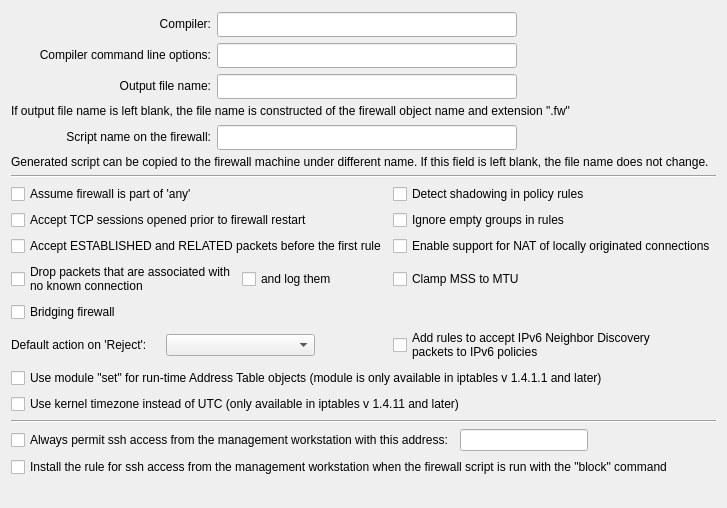
       <widget class="QWidget" name="tab0">
        <attribute name="title">
         <string>Compiler</string>
        </attribute>
        <layout class="QGridLayout" name="gridLayout_10">
         <item row="0" column="0">
          <layout class="QGridLayout" name="gridLayout_7"/>
         </item>
         <item row="1" column="0" colspan="2">
          <layout class="QGridLayout" name="gridLayout_9" columnstretch="5,5,5">
           <item row="1" column="0">
            <widget class="QLabel" name="compilerLabel">
             <property name="text">
              <string>Compiler:</string>
             </property>
             <property name="alignment">
              <set>Qt::AlignRight|Qt::AlignTrailing|Qt::AlignVCenter</set>
             </property>
             <property name="wordWrap">
              <bool>false</bool>
             </property>
            </widget>
           </item>
           <item row="1" column="1">
            <widget class="QLineEdit" name="compiler">
             <property name="minimumSize">
              <size>
               <width>300</width>
               <height>25</height>
              </size>
             </property>
             <property name="maximumSize">
              <size>
               <width>32767</width>
               <height>22</height>
              </size>
             </property>
            </widget>
           </item>
           <item row="2" column="0">
            <widget class="QLabel" name="compilerArgsLabel">
             <property name="sizePolicy">
              <sizepolicy hsizetype="Expanding" vsizetype="Preferred">
               <horstretch>0</horstretch>
               <verstretch>0</verstretch>
              </sizepolicy>
             </property>
             <property name="text">
              <string>Compiler command line options:</string>
             </property>
             <property name="alignment">
              <set>Qt::AlignRight|Qt::AlignTrailing|Qt::AlignVCenter</set>
             </property>
             <property name="wordWrap">
              <bool>false</bool>
             </property>
            </widget>
           </item>
           <item row="2" column="1">
            <widget class="QLineEdit" name="compilerArgs">
             <property name="minimumSize">
              <size>
               <width>0</width>
               <height>25</height>
              </size>
             </property>
             <property name="maximumSize">
              <size>
               <width>32767</width>
               <height>22</height>
              </size>
             </property>
            </widget>
           </item>
           <item row="3" column="0">
            <widget class="QLabel" name="textLabel1_5">
             <property name="sizePolicy">
              <sizepolicy hsizetype="Expanding" vsizetype="Preferred">
               <horstretch>0</horstretch>
               <verstretch>0</verstretch>
              </sizepolicy>
             </property>
             <property name="text">
              <string>Output file name:</string>
             </property>
             <property name="alignment">
              <set>Qt::AlignRight|Qt::AlignTrailing|Qt::AlignVCenter</set>
             </property>
             <property name="wordWrap">
              <bool>true</bool>
             </property>
            </widget>
           </item>
           <item row="3" column="1">
            <widget class="QLineEdit" name="outputFileName">
             <property name="minimumSize">
              <size>
               <width>300</width>
               <height>25</height>
              </size>
             </property>
             <property name="maximumSize">
              <size>
               <width>32767</width>
               <height>22</height>
              </size>
             </property>
            </widget>
           </item>
           <item row="1" column="2">
            <spacer name="horizontalSpacer_3">
             <property name="orientation">
              <enum>Qt::Horizontal</enum>
             </property>
             <property name="sizeHint" stdset="0">
              <size>
               <width>40</width>
               <height>20</height>
              </size>
             </property>
            </spacer>
           </item>
          </layout>
         </item>
         <item row="2" column="0" colspan="2">
          <widget class="QLabel" name="label_7">
           <property name="text">
            <string>If output file name is left blank, the file name is constructed of the firewall object name and extension &quot;.fw&quot;</string>
           </property>
           <property name="wordWrap">
            <bool>true</bool>
           </property>
          </widget>
         </item>
         <item row="3" column="0" colspan="2">
          <layout class="QGridLayout" name="gridLayout_8" columnstretch="5,5,5">
           <item row="0" column="0">
            <widget class="QLabel" name="label_2">
             <property name="text">
              <string>Script name on the firewall:</string>
             </property>
             <property name="alignment">
              <set>Qt::AlignRight|Qt::AlignTrailing|Qt::AlignVCenter</set>
             </property>
            </widget>
           </item>
           <item row="0" column="1">
            <widget class="QLineEdit" name="fileNameOnFw">
             <property name="minimumSize">
              <size>
               <width>300</width>
               <height>25</height>
              </size>
             </property>
             <property name="maximumSize">
              <size>
               <width>32767</width>
               <height>22</height>
              </size>
             </property>
            </widget>
           </item>
           <item row="0" column="2">
            <spacer name="horizontalSpacer">
             <property name="orientation">
              <enum>Qt::Horizontal</enum>
             </property>
             <property name="sizeHint" stdset="0">
              <size>
               <width>40</width>
               <height>20</height>
              </size>
             </property>
            </spacer>
           </item>
          </layout>
         </item>
         <item row="4" column="0" colspan="2">
          <widget class="QLabel" name="label_4">
           <property name="text">
            <string>Generated script can be copied to the firewall machine under different name. If this field is left blank, the file name does not change.</string>
           </property>
           <property name="wordWrap">
            <bool>true</bool>
           </property>
          </widget>
         </item>
         <item row="5" column="0" colspan="2">
          <widget class="Line" name="line4_2">
           <property name="frameShape">
            <enum>QFrame::HLine</enum>
           </property>
           <property name="frameShadow">
            <enum>QFrame::Sunken</enum>
           </property>
           <property name="orientation">
            <enum>Qt::Horizontal</enum>
           </property>
          </widget>
         </item>
         <item row="6" column="0" colspan="2">
          <layout class="QGridLayout" name="gridLayout_5">
           <item row="0" column="0">
            <widget class="QCheckBox" name="assumeFwIsPartOfAny">
             <property name="sizePolicy">
              <sizepolicy hsizetype="Minimum" vsizetype="Fixed">
               <horstretch>0</horstretch>
               <verstretch>0</verstretch>
              </sizepolicy>
             </property>
             <property name="text">
              <string>Assume firewall is part of 'any'</string>
             </property>
            </widget>
           </item>
           <item row="0" column="1">
            <widget class="QCheckBox" name="shadowing">
             <property name="sizePolicy">
              <sizepolicy hsizetype="Minimum" vsizetype="Fixed">
               <horstretch>0</horstretch>
               <verstretch>0</verstretch>
              </sizepolicy>
             </property>
             <property name="text">
              <string>Detect shadowing in policy rules</string>
             </property>
            </widget>
           </item>
           <item row="1" column="0">
            <widget class="QCheckBox" name="acceptSessions">
             <property name="sizePolicy">
              <sizepolicy hsizetype="Minimum" vsizetype="Fixed">
               <horstretch>0</horstretch>
               <verstretch>0</verstretch>
              </sizepolicy>
             </property>
             <property name="text">
              <string>Accept TCP sessions opened prior to firewall restart</string>
             </property>
            </widget>
           </item>
           <item row="1" column="1">
            <widget class="QCheckBox" name="emptyGroups">
             <property name="sizePolicy">
              <sizepolicy hsizetype="Minimum" vsizetype="Fixed">
               <horstretch>0</horstretch>
               <verstretch>0</verstretch>
              </sizepolicy>
             </property>
             <property name="text">
              <string>Ignore empty groups in rules</string>
             </property>
            </widget>
           </item>
           <item row="2" column="0">
            <widget class="QCheckBox" name="acceptESTBeforeFirst">
             <property name="sizePolicy">
              <sizepolicy hsizetype="Minimum" vsizetype="Fixed">
               <horstretch>0</horstretch>
               <verstretch>0</verstretch>
              </sizepolicy>
             </property>
             <property name="text">
              <string>Accept ESTABLISHED and RELATED packets before the first rule</string>
             </property>
            </widget>
           </item>
           <item row="2" column="1">
            <widget class="QCheckBox" name="localNAT">
             <property name="sizePolicy">
              <sizepolicy hsizetype="Minimum" vsizetype="Fixed">
               <horstretch>0</horstretch>
               <verstretch>0</verstretch>
              </sizepolicy>
             </property>
             <property name="text">
              <string>Enable support for NAT of locally originated connections</string>
             </property>
            </widget>
           </item>
           <item row="3" column="0">
            <layout class="QHBoxLayout" name="horizontalLayout_3">
             <item>
              <widget class="QCheckBox" name="dropInvalid">
               <property name="text">
                <string>Drop packets that are associated with
no known connection</string>
               </property>
              </widget>
             </item>
             <item>
              <widget class="QCheckBox" name="logInvalid">
               <property name="text">
                <string>and log them</string>
               </property>
              </widget>
             </item>
            </layout>
           </item>
           <item row="3" column="1">
            <widget class="QCheckBox" name="clampMSStoMTU">
             <property name="sizePolicy">
              <sizepolicy hsizetype="Minimum" vsizetype="Fixed">
               <horstretch>0</horstretch>
               <verstretch>0</verstretch>
              </sizepolicy>
             </property>
             <property name="toolTip">
              <string>This adds a rule on top of the policy with iptables target TCPMSS
and option --clamp-mss-to-pmtu. Generation of this command is
version-dependent and also depends on the setting of ip or ipv6 forwarding
in host settings dialog.
</string>
             </property>
             <property name="text">
              <string>Clamp MSS to MTU</string>
             </property>
            </widget>
           </item>
           <item row="4" column="0">
            <widget class="QCheckBox" name="bridge">
             <property name="sizePolicy">
              <sizepolicy hsizetype="Minimum" vsizetype="Fixed">
               <horstretch>0</horstretch>
               <verstretch>0</verstretch>
              </sizepolicy>
             </property>
             <property name="text">
              <string>Bridging firewall</string>
             </property>
            </widget>
           </item>
           <item row="5" column="0">
            <layout class="QHBoxLayout" name="horizontalLayout_4">
             <item>
              <widget class="QLabel" name="textLabel9">
               <property name="text">
                <string>Default action on 'Reject':</string>
               </property>
               <property name="wordWrap">
                <bool>false</bool>
               </property>
              </widget>
             </item>
             <item>
              <widget class="QComboBox" name="actionOnReject"/>
             </item>
             <item>
              <spacer>
               <property name="orientation">
                <enum>Qt::Horizontal</enum>
               </property>
               <property name="sizeType">
                <enum>QSizePolicy::Minimum</enum>
               </property>
               <property name="sizeHint" stdset="0">
                <size>
                 <width>72</width>
                 <height>20</height>
                </size>
               </property>
              </spacer>
             </item>
            </layout>
           </item>
           <item row="5" column="1">
            <widget class="QCheckBox" name="ipv6NeighborDiscovery">
             <property name="toolTip">
              <string>Compiler will automatically generate rules to permit ICMP6 packets used in IPv6
Neighbor Discovery after the rules that accept ESTABLISHED,RELATE and before 
the rule that drops packets in state INVALID.</string>
             </property>
             <property name="text">
              <string>Add rules to accept IPv6 Neighbor Discovery
packets to IPv6 policies</string>
             </property>
            </widget>
           </item>
           <item row="6" column="0" colspan="2">
            <widget class="QCheckBox" name="useModuleSet">
             <property name="text">
              <string>Use module &quot;set&quot; for run-time Address Table objects (module is only available in iptables v 1.4.1.1 and later)</string>
             </property>
            </widget>
           </item>
           <item row="7" column="0" colspan="2">
            <widget class="QCheckBox" name="useKernelTz">
             <property name="text">
              <string>Use kernel timezone instead of UTC (only available in iptables v 1.4.11 and later)</string>
             </property>
            </widget>
           </item>
          </layout>
         </item>
         <item row="7" column="0" colspan="2">
          <widget class="Line" name="line4">
           <property name="frameShape">
            <enum>QFrame::HLine</enum>
           </property>
           <property name="frameShadow">
            <enum>QFrame::Sunken</enum>
           </property>
           <property name="orientation">
            <enum>Qt::Horizontal</enum>
           </property>
          </widget>
         </item>
         <item row="8" column="0" colspan="2">
          <layout class="QHBoxLayout" name="horizontalLayout_5">
           <item>
            <widget class="QCheckBox" name="mgmt_ssh">
             <property name="text">
              <string>Always permit ssh access from the management workstation with this address:</string>
             </property>
            </widget>
           </item>
           <item>
            <widget class="QLineEdit" name="mgmt_addr">
             <property name="sizePolicy">
              <sizepolicy hsizetype="Expanding" vsizetype="Fixed">
               <horstretch>0</horstretch>
               <verstretch>0</verstretch>
              </sizepolicy>
             </property>
             <property name="maximumSize">
              <size>
               <width>32767</width>
               <height>32767</height>
              </size>
             </property>
            </widget>
           </item>
           <item>
            <spacer name="horizontalSpacer_2">
             <property name="orientation">
              <enum>Qt::Horizontal</enum>
             </property>
             <property name="sizeHint" stdset="0">
              <size>
               <width>40</width>
               <height>20</height>
              </size>
             </property>
            </spacer>
           </item>
          </layout>
         </item>
         <item row="9" column="0" colspan="2">
          <widget class="QCheckBox" name="add_mgmt_ssh_rule_when_stoped">
           <property name="text">
            <string>Install the rule for ssh access from the management workstation when the firewall script is run with the &quot;block&quot; command</string>
           </property>
          </widget>
         </item>
         <item row="10" column="1">
          <spacer>
           <property name="orientation">
            <enum>Qt::Vertical</enum>
           </property>
           <property name="sizeType">
            <enum>QSizePolicy::Expanding</enum>
           </property>
           <property name="sizeHint" stdset="0">
            <size>
             <width>20</width>
             <height>20</height>
            </size>
           </property>
          </spacer>
         </item>
        </layout>
       </widget>
